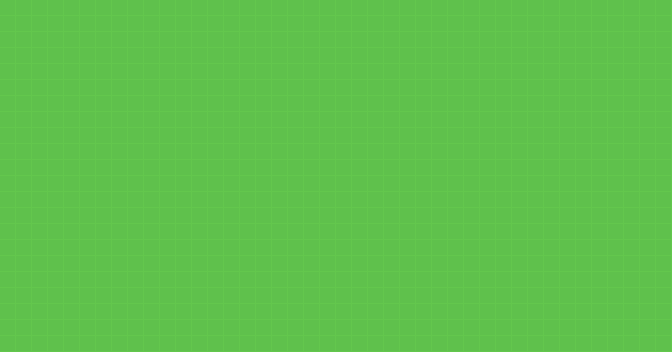

Below is a game level as drawn by its tile map, then a one-line description and the .tmx file that defines it, in full:
An orthogonal 42x22 tile map with 16x16 px tiles, 1 tile layer (BG) and 12 objects (9x Field, TrashBin, Counter, Storage).

<map version="1.10" tiledversion="1.11.2" orientation="orthogonal" renderorder="right-down" compressionlevel="0" width="42" height="22" tilewidth="16" tileheight="16" infinite="0" backgroundcolor="#696a79" nextlayerid="3" nextobjectid="25">
 <tileset firstgid="1" source="ts_map.tsx" />
 <layer id="1" name="BG" width="42" height="22">
  <data encoding="csv">
65,65,65,65,65,65,65,65,65,65,65,65,65,65,65,65,65,65,65,65,65,65,65,65,65,65,65,65,65,65,65,65,65,65,65,65,65,65,65,65,65,65,
65,65,65,65,65,65,65,65,65,65,65,65,65,65,65,65,65,65,65,65,65,65,65,65,65,65,65,65,65,65,65,65,65,65,65,65,65,65,65,65,65,65,
65,65,65,65,65,65,65,65,65,65,65,65,65,65,65,65,65,65,65,65,65,65,65,65,65,65,65,65,65,65,65,65,65,65,65,65,65,65,65,65,65,65,
65,65,65,65,65,65,65,65,65,65,65,65,65,65,65,65,65,65,65,65,65,65,65,65,65,65,65,65,65,65,65,65,65,65,65,65,65,65,65,65,65,65,
65,65,65,65,65,65,65,65,65,65,65,65,65,65,65,65,65,65,65,65,65,65,65,65,65,65,65,65,65,65,65,65,65,65,65,65,65,65,65,65,65,65,
65,65,65,65,65,65,65,65,65,65,65,65,65,65,65,65,65,65,65,65,65,65,65,65,65,65,65,65,65,65,65,65,65,65,65,65,65,65,65,65,65,65,
65,65,65,65,65,65,65,65,65,65,65,65,65,65,65,65,65,65,65,65,65,65,65,65,65,65,65,65,65,65,65,65,65,65,65,65,65,65,65,65,65,65,
65,65,65,65,65,65,65,65,65,65,65,65,65,65,65,65,65,65,65,65,65,65,65,65,65,65,65,65,65,65,65,65,65,65,65,65,65,65,65,65,65,65,
65,65,65,65,65,65,65,65,65,65,65,65,65,65,65,65,65,65,65,65,65,65,65,65,65,65,65,65,65,65,65,65,65,65,65,65,65,65,65,65,65,65,
65,65,65,65,65,65,65,65,65,65,65,65,65,65,65,65,65,65,65,65,65,65,65,65,65,65,65,65,65,65,65,65,65,65,65,65,65,65,65,65,65,65,
65,65,65,65,65,65,65,65,65,65,65,65,65,65,65,65,65,65,65,65,65,65,65,65,65,65,65,65,65,65,65,65,65,65,65,65,65,65,65,65,65,65,
65,65,65,65,65,65,65,65,65,65,65,65,65,65,65,65,65,65,65,65,65,65,65,65,65,65,65,65,65,65,65,65,65,65,65,65,65,65,65,65,65,65,
65,65,65,65,65,65,65,65,65,65,65,65,65,65,65,65,65,65,65,65,65,65,65,65,65,65,65,65,65,65,65,65,65,65,65,65,65,65,65,65,65,65,
65,65,65,65,65,65,65,65,65,65,65,65,65,65,65,65,65,65,65,65,65,65,65,65,65,65,65,65,65,65,65,65,65,65,65,65,65,65,65,65,65,65,
65,65,65,65,65,65,65,65,65,65,65,65,65,65,65,65,65,65,65,65,65,65,65,65,65,65,65,65,65,65,65,65,65,65,65,65,65,65,65,65,65,65,
65,65,65,65,65,65,65,65,65,65,65,65,65,65,65,65,65,65,65,65,65,65,65,65,65,65,65,65,65,65,65,65,65,65,65,65,65,65,65,65,65,65,
65,65,65,65,65,65,65,65,65,65,65,65,65,65,65,65,65,65,65,65,65,65,65,65,65,65,65,65,65,65,65,65,65,65,65,65,65,65,65,65,65,65,
65,65,65,65,65,65,65,65,65,65,65,65,65,65,65,65,65,65,65,65,65,65,65,65,65,65,65,65,65,65,65,65,65,65,65,65,65,65,65,65,65,65,
65,65,65,65,65,65,65,65,65,65,65,65,65,65,65,65,65,65,65,65,65,65,65,65,65,65,65,65,65,65,65,65,65,65,65,65,65,65,65,65,65,65,
65,65,65,65,65,65,65,65,65,65,65,65,65,65,65,65,65,65,65,65,65,65,65,65,65,65,65,65,65,65,65,65,65,65,65,65,65,65,65,65,65,65,
65,65,65,65,65,65,65,65,65,65,65,65,65,65,65,65,65,65,65,65,65,65,65,65,65,65,65,65,65,65,65,65,65,65,65,65,65,65,65,65,65,65,
65,65,65,65,65,65,65,65,65,65,65,65,65,65,65,65,65,65,65,65,65,65,65,65,65,65,65,65,65,65,65,65,65,65,65,65,65,65,65,65,65,65
</data>
 </layer>
 <objectgroup id="2" name="Entities">
  <object id="12" name="TrashBin" type="TrashBin" x="160" y="80">
   <point />
  </object>
  <object id="13" name="Counter" type="Counter" x="256" y="128">
   <point />
  </object>
  <object id="14" name="Field" type="Field" x="112" y="176">
   <point />
  </object>
  <object id="15" name="Field" type="Field" x="128" y="176">
   <point />
  </object>
  <object id="17" name="Field" type="Field" x="112" y="192">
   <point />
  </object>
  <object id="18" name="Field" type="Field" x="128" y="192">
   <point />
  </object>
  <object id="19" name="Field" type="Field" x="144" y="192">
   <point />
  </object>
  <object id="20" name="Field" type="Field" x="144" y="176">
   <point />
  </object>
  <object id="21" name="Field" type="Field" x="112" y="208">
   <point />
  </object>
  <object id="22" name="Field" type="Field" x="128" y="208">
   <point />
  </object>
  <object id="23" name="Field" type="Field" x="144" y="208">
   <point />
  </object>
  <object id="24" name="Storage" type="Storage" x="128" y="128">
   <point />
  </object>
 </objectgroup>
</map>
